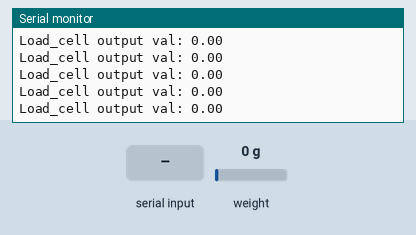
Bench run of a sketch on a simulated Arduino Uno, built with avr-gcc and run on an emulated ATmega328P. Shown: the last lines printed to the serial monitor. Inputs (shaded band) come from the test bench; at power-on: weight on the scale 0 g.

Above: at 6.6 s.
6.7 s: "t" received over Serial
8.2 s: weight on the scale set to 100 g
At 8.22 s:
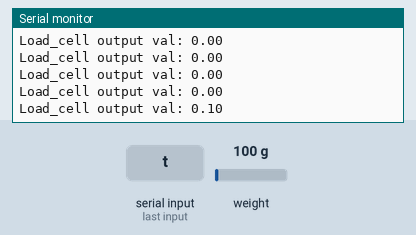
9.7 s: weight on the scale set to 1250 g
At 9.72 s:
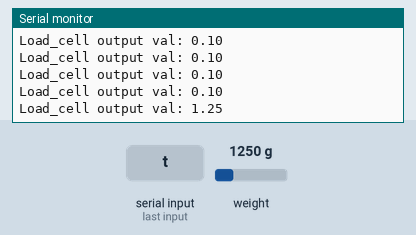
Timing chart, 0 to 12.7 s (numbered marks = the images above; inputs shaded):
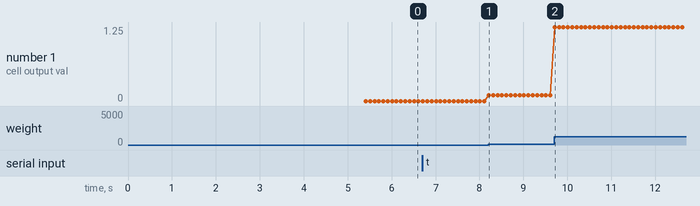

The sketch:

forca.ino
```cpp
#include <HX711_ADC.h>
#include <EEPROM.h>

//pins:
const int HX711_dout = 11; //mcu > HX711 dout pin
const int HX711_sck = 10; //mcu > HX711 sck pin

//HX711 constructor:
HX711_ADC LoadCell(HX711_dout, HX711_sck);

const int calVal_eepromAdress = 0;
long t;

void setup() {
  Serial.begin(57600); delay(10);
  Serial.println();
  Serial.println("Starting...");

  LoadCell.begin();
  float calibrationValue; // calibration value (see example file "Calibration.ino")
  calibrationValue = 22542.00; // uncomment this if you want to set the calibration value in the sketch
#if defined(ESP8266)|| defined(ESP32)
  //EEPROM.begin(512); // uncomment this if you use ESP8266/ESP32 and want to fetch the calibration value from eeprom
#endif
  //EEPROM.get(calVal_eepromAdress, calibrationValue); // uncomment this if you want to fetch the calibration value from eeprom

  long stabilizingtime = 5000; // preciscion right after power-up can be improved by adding a few seconds of stabilizing time
  boolean _tare = true; //set this to false if you don't want tare to be performed in the next step
  LoadCell.start(stabilizingtime, _tare);
  if (LoadCell.getTareTimeoutFlag()) {
    Serial.println("Timeout, check MCU>HX711 wiring and pin designations");
    while (1);
  }
  else {
    LoadCell.setCalFactor(calibrationValue); // set calibration value (float)
    Serial.println("Startup is complete");
  }
}

void loop() {
  static boolean newDataReady = 0;
  const int serialPrintInterval = 0; //increase value to slow down serial print activity

  // check for new data/start next conversion:
  if (LoadCell.update()) newDataReady = true;

  // get smoothed value from the dataset:
  if (newDataReady) {
    if (millis() > t + serialPrintInterval) {
      float i = LoadCell.getData();
      Serial.print("Load_cell output val: ");
      Serial.println(i);
      newDataReady = 0;
      t = millis();
    }
  }

  // receive command from serial terminal, send 't' to initiate tare operation:
  if (Serial.available() > 0) {
    float i;
    char inByte = Serial.read();
    if (inByte == 't') LoadCell.tareNoDelay();
  }

  // check if last tare operation is complete:
  if (LoadCell.getTareStatus() == true) {
    Serial.println("Tare complete");
  }

}
```

Measured:
- after the input at 8.2 s, the serial monitor: prints a new line at once (image 1)
- after the input at 9.7 s, the serial monitor: prints a new line at once (image 2)
- plotted number 1: 0 → 0.1 after the input at 8.2 s, 0.1 → 1.25 after the input at 9.7 s
